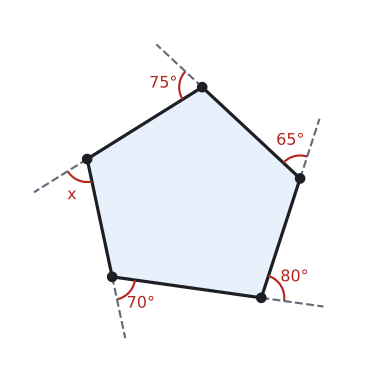

Python code for this plot:
import sys; sys.path.insert(0, "tools")
from cizim import *

# Beşgen; iç açılar 110, 100, 115, 105, 110 -> dış açılar 70, 80, 65, 75, x=70 (toplam 360).
# Her kenar, yürüme yönünde bir sonraki köşenin ötesine uzatılır (kesikli); dış açı uzantı ile sonraki kenar arasıdır.
def cokgen(acilar, kenarlar):
    """İç açıları (sırayla, saat yönünün tersine) ve ilk n−2 kenarı verilen dışbükey çokgenin köşeleri."""
    n = len(acilar); yon = [0.0]
    for a in acilar[1:]: yon.append(yon[-1] + 180 - a)
    u = [np.array([np.cos(np.radians(t)), np.sin(np.radians(t))]) for t in yon]
    s = list(kenarlar)
    kalan = -sum(si * ui for si, ui in zip(s, u))
    M = np.column_stack([u[n - 2], u[n - 1]]); son = np.linalg.solve(M, kalan)
    assert (son > 0).all(), son
    s += list(son); V = [np.zeros(2)]
    for i in range(n - 1): V.append(V[-1] + s[i] * u[i])
    return np.array(V), s

ic = [110, 100, 115, 105, 110]
V, s = cokgen(ic, [3.6, 3.0, 3.2])
th = np.radians(-8); R = np.array([[np.cos(th), -np.sin(th)], [np.sin(th), np.cos(th)]]); V = V @ R.T
n = 5
fig, ax = sekil(5.6, 5.0)
ax.set_aspect("equal"); ax.axis("off")
ax.add_patch(patches.Polygon(V, closed=True, facecolor=MAVI_ACIK, edgecolor=YAZI, lw=2.4))
yaz = {0: "70°", 1: "80°", 2: "65°", 3: "75°", 4: "x"}
for i in range(n):
    P, Q = V[(i - 1) % n], V[i]           # P -> Q kenarı Q'nun ötesine uzatılır
    u = (Q - P) / np.linalg.norm(Q - P); R2 = Q + 1.5 * u
    ax.plot(*zip(Q, R2), color=SOLUK, lw=1.6, ls="--")
    aci(ax, Q, R2, V[(i + 1) % n], r=0.55, ad=yaz[i], renk=KIRMIZI)
    print(i, 180 - ic[i])
for i in range(n): nokta(ax, *V[i], "")
pad = 1.9
ax.set_xlim(V[:, 0].min() - pad, V[:, 0].max() + pad); ax.set_ylim(V[:, 1].min() - pad, V[:, 1].max() + pad)
kaydet(fig, __file__)
